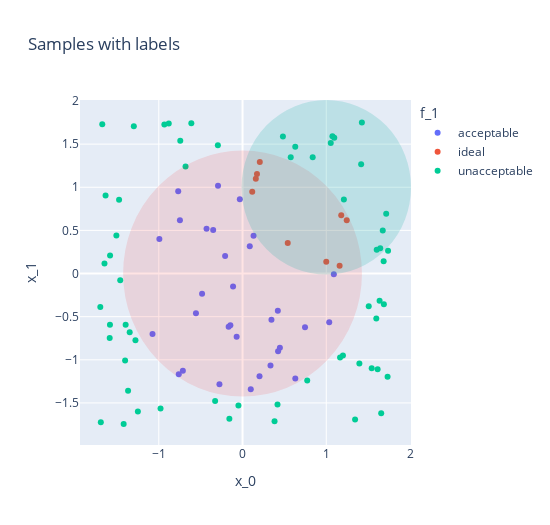

Notebook cell for this chart:
### Code cell
# Plot the sample df
import math
import plotly.express as px 
fig = px.scatter(sample_df, x="x_0", y="x_1", color="f_1", width=550, height=525, title="Samples with labels")
fig.add_shape(type="circle",
    xref="x", yref="y",
    opacity=0.1,
    fillcolor="red",
    x0=-math.sqrt(2), y0=-math.sqrt(2), x1=math.sqrt(2), y1=math.sqrt(2),
    line_color="red",
)
fig.add_shape(type="circle",
    xref="x", yref="y",
    opacity=0.2,
    fillcolor="LightSeaGreen",
    x0=0, y0=0, x1=2, y1=2,
    line_color="LightSeaGreen",
)
fig.show()

### Figure 1 — Plotly figure (JSON) as saved in the notebook; plotly's stock layout.template omitted (floating-point values rounded to 4 significant figures)
{"data": [{"hovertemplate": "f_1=acceptable<br>x_0=%{x}<br>x_1=%{y}<extra></extra>", "legendgroup": "acceptable", "marker": {"color": "#636efa", "symbol": "circle"}, "mode": "markers", "name": "acceptable", "orientation": "v", "showlegend": true, "type": "scatter", "x": [-0.3506, -0.5562, 0.4216, -0.1451, 1.035, 0.3454, -0.7681, -0.9933, -1.075, 0.7462, -0.7476, 0.4462, -0.07014, -0.7613, -0.2079, -0.7127, -0.4298, -0.2927, -0.483, 0.08633, -0.2757, 0.1316, -0.0322, 0.6302, -0.1659, -0.1131, 1.091, 0.2028, 0.3339, 0.4247, 0.09844], "xaxis": "x", "y": [0.5041, -0.4592, -0.4322, -0.599, -0.565, -0.5355, 0.955, 0.399, -0.7, -0.6235, 0.6182, -0.8594, -0.7323, -1.169, 0.2023, -1.128, 0.5198, 1.017, -0.234, 0.317, -1.285, 0.4366, 0.8598, -1.216, -0.6156, -0.151, -0.007804, -1.191, -1.067, -0.9005, -1.34], "yaxis": "y"}, {"hovertemplate": "f_1=ideal<br>x_0=%{x}<br>x_1=%{y}<extra></extra>", "legendgroup": "ideal", "marker": {"color": "#EF553B", "symbol": "circle"}, "mode": "markers", "name": "ideal", "orientation": "v", "showlegend": true, "type": "scatter", "x": [0.1158, 0.1725, 0.5398, 0.1587, 1.244, 0.9998, 1.179, 0.2062, 1.16], "xaxis": "x", "y": [0.9475, 1.153, 0.354, 1.099, 0.6186, 0.1355, 0.6765, 1.293, 0.09014], "yaxis": "y"}, {"hovertemplate": "f_1=unacceptable<br>x_0=%{x}<br>x_1=%{y}<extra></extra>", "legendgroup": "unacceptable", "marker": {"color": "#00cc96", "symbol": "circle"}, "mode": "markers", "name": "unacceptable", "orientation": "v", "showlegend": true, "type": "scatter", "x": [-1.636, -1.474, -0.1573, 1.507, 1.21, -1.583, -1.396, 1.613, 1.425, -1.279, -1.402, 1.738, 0.6297, 1.656, -1.46, 1.395, -0.3274, 1.543, 0.7726, 1.597, 1.688, -1.582, -1.367, -0.9336, 0.4823, -1.42, -1.586, -0.6113, -0.0487, -1.348, 1.417, -0.7434, -0.9791, 0.4177, -1.507, 0.8379, -1.675, 1.732, 1.675, -1.649, -1.692, 1.074, 1.603, 1.637, 1.344, 0.5756, 1.096, 1.199, 1.644, -1.298, 1.054, -1.25, 0.3823, -1.699, 1.716, 1.685, -0.2946, 1.165, -0.6805, -0.881], "xaxis": "x", "y": [0.9057, 0.8558, -1.683, -0.3788, 0.8583, -0.5951, -0.594, -1.111, 1.75, -0.7746, -1.008, 0.2646, 1.469, -1.621, -0.07649, -1.043, -1.479, -1.098, -1.241, -0.522, -0.3558, 0.2092, -1.358, 1.726, 1.589, -1.744, -0.7462, 1.742, -1.529, -0.6814, 1.267, 1.54, -1.565, -1.52, 0.4419, 1.348, 1.73, -1.197, 0.4995, 0.1153, -1.725, 1.591, 0.2769, -0.3153, -1.693, 1.348, 1.573, -0.9488, 0.292, 1.707, 1.514, -1.6, -1.712, -0.3887, 0.6923, 0.1427, 1.487, -0.9737, 1.242, 1.74], "yaxis": "y"}], "layout": {"height": 525, "legend": {"title": {"text": "f_1"}, "tracegroupgap": 0}, "shapes": [{"fillcolor": "red", "line": {"color": "red"}, "opacity": 0.1, "type": "circle", "x0": -1.414, "x1": 1.414, "xref": "x", "y0": -1.414, "y1": 1.414, "yref": "y"}, {"fillcolor": "LightSeaGreen", "line": {"color": "LightSeaGreen"}, "opacity": 0.2, "type": "circle", "x0": 0, "x1": 2, "xref": "x", "y0": 0, "y1": 2, "yref": "y"}], "title": {"text": "Samples with labels"}, "width": 550, "xaxis": {"anchor": "y", "domain": [0, 1], "title": {"text": "x_0"}}, "yaxis": {"anchor": "x", "domain": [0, 1], "title": {"text": "x_1"}}}}
